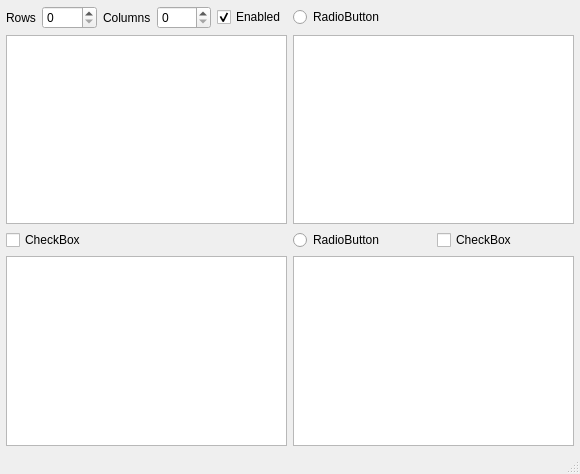
<?xml version="1.0" encoding="UTF-8"?>
<ui version="4.0">
 <class>MainWindow</class>
 <widget class="QMainWindow" name="MainWindow">
  <property name="geometry">
   <rect>
    <x>0</x>
    <y>0</y>
    <width>580</width>
    <height>474</height>
   </rect>
  </property>
  <property name="windowTitle">
   <string>MainWindow</string>
  </property>
  <widget class="QWidget" name="centralWidget">
   <layout class="QGridLayout" name="gridLayout">
    <property name="leftMargin">
     <number>6</number>
    </property>
    <property name="topMargin">
     <number>6</number>
    </property>
    <property name="rightMargin">
     <number>6</number>
    </property>
    <property name="bottomMargin">
     <number>6</number>
    </property>
    <item row="1" column="1">
     <widget class="QRadioButton" name="radioButton">
      <property name="text">
       <string>RadioButton</string>
      </property>
     </widget>
    </item>
    <item row="2" column="0">
     <widget class="TableView" name="tableView"/>
    </item>
    <item row="2" column="1">
     <widget class="TableView" name="tableView_3"/>
    </item>
    <item row="3" column="0">
     <widget class="QCheckBox" name="checkBox">
      <property name="text">
       <string>CheckBox</string>
      </property>
     </widget>
    </item>
    <item row="3" column="1">
     <layout class="QHBoxLayout" name="horizontalLayout_2">
      <item>
       <widget class="QRadioButton" name="radioButton_2">
        <property name="text">
         <string>RadioButton</string>
        </property>
       </widget>
      </item>
      <item>
       <widget class="QCheckBox" name="checkBox_2">
        <property name="text">
         <string>CheckBox</string>
        </property>
       </widget>
      </item>
     </layout>
    </item>
    <item row="4" column="0">
     <widget class="TableView" name="tableView_2"/>
    </item>
    <item row="4" column="1">
     <widget class="TableView" name="tableView_4"/>
    </item>
    <item row="1" column="0">
     <layout class="QHBoxLayout" name="horizontalLayout">
      <item>
       <widget class="QLabel" name="label">
        <property name="text">
         <string>Rows</string>
        </property>
       </widget>
      </item>
      <item>
       <widget class="QSpinBox" name="spinBoxR">
        <property name="sizePolicy">
         <sizepolicy hsizetype="Expanding" vsizetype="Fixed">
          <horstretch>0</horstretch>
          <verstretch>0</verstretch>
         </sizepolicy>
        </property>
       </widget>
      </item>
      <item>
       <widget class="QLabel" name="label_2">
        <property name="text">
         <string>Columns</string>
        </property>
       </widget>
      </item>
      <item>
       <widget class="QSpinBox" name="spinBoxC">
        <property name="sizePolicy">
         <sizepolicy hsizetype="Expanding" vsizetype="Fixed">
          <horstretch>0</horstretch>
          <verstretch>0</verstretch>
         </sizepolicy>
        </property>
       </widget>
      </item>
      <item>
       <widget class="QCheckBox" name="checkBox_3">
        <property name="text">
         <string>Enabled</string>
        </property>
        <property name="checked">
         <bool>true</bool>
        </property>
       </widget>
      </item>
     </layout>
    </item>
   </layout>
  </widget>
  <widget class="QMenuBar" name="menuBar">
   <property name="geometry">
    <rect>
     <x>0</x>
     <y>0</y>
     <width>580</width>
     <height>21</height>
    </rect>
   </property>
  </widget>
  <widget class="QStatusBar" name="statusBar"/>
 </widget>
 <layoutdefault spacing="6" margin="11"/>
 <customwidgets>
  <customwidget>
   <class>TableView</class>
   <extends>QTableView</extends>
   <header>tableview.h</header>
  </customwidget>
 </customwidgets>
 <resources/>
 <connections/>
</ui>
